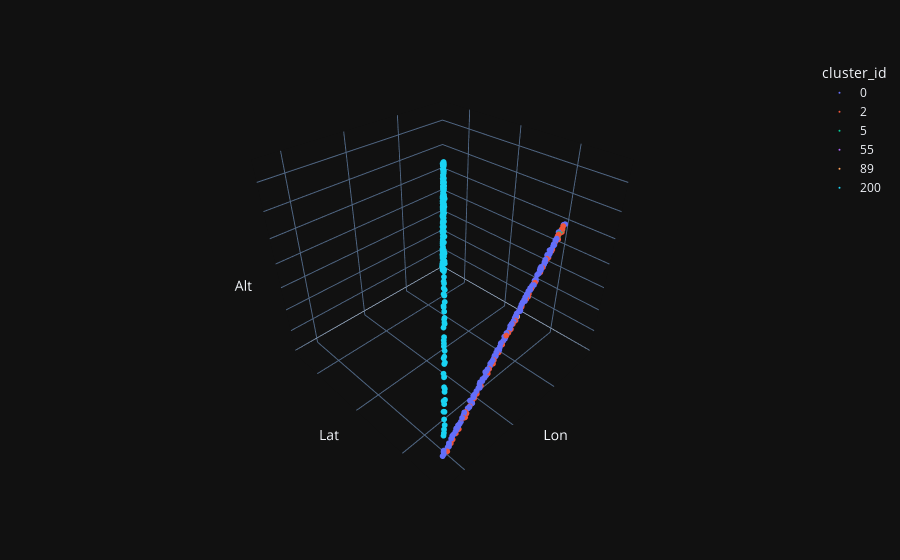

The cell this chart's notebook holds for it:
### Code cell
fig = px.scatter_3d(plots, x='Lon', y='Lat', z='Alt', color='cluster_id', hover_name='TimeStamp', template='plotly_dark')
fig = fig.update_traces(marker={'size': 2}).update_scenes(xaxis_showticklabels=False, yaxis_showticklabels=False, zaxis_showticklabels=False)
fig.show()

### Figure 1 — Plotly figure (JSON) as saved in the notebook; plotly's stock layout.template omitted (floating-point values rounded to 4 significant figures; data arrays with more than 128 entries replaced by an {"elided": "..."} marker saying what was removed)
{"data": [{"hovertemplate": "<b>%{hovertext}</b><br><br>cluster_id=0<br>Lon=%{x}<br>Lat=%{y}<br>Alt=%{z}<extra></extra>", "hovertext": {"elided": "134 str values"}, "legendgroup": "0", "marker": {"color": "#636efa", "size": 2, "symbol": "circle"}, "mode": "markers", "name": "0", "scene": "scene", "showlegend": true, "type": "scatter3d", "x": {"elided": "134 float values"}, "y": {"elided": "134 float values"}, "z": {"elided": "134 float values"}}, {"hovertemplate": "<b>%{hovertext}</b><br><br>cluster_id=2<br>Lon=%{x}<br>Lat=%{y}<br>Alt=%{z}<extra></extra>", "hovertext": ["21/12/2022 16:38:31", "21/12/2022 16:38:41", "21/12/2022 16:38:51", "21/12/2022 16:39:21", "21/12/2022 16:39:41", "21/12/2022 16:40:01", "21/12/2022 16:40:11", "21/12/2022 16:40:51", "21/12/2022 16:41:31", "21/12/2022 16:42:21", "21/12/2022 16:42:41", "21/12/2022 16:43:41", "21/12/2022 16:44:01", "21/12/2022 16:45:41", "21/12/2022 16:46:21", "21/12/2022 16:47:11", "21/12/2022 16:47:51", "21/12/2022 16:48:51", "21/12/2022 16:49:31", "21/12/2022 16:49:51", "21/12/2022 16:50:21", "21/12/2022 16:51:11", "21/12/2022 16:51:21", "21/12/2022 16:51:31", "21/12/2022 16:52:41", "21/12/2022 16:53:41", "21/12/2022 16:54:11", "21/12/2022 16:54:41", "21/12/2022 16:55:31", "21/12/2022 16:55:51", "21/12/2022 16:56:51", "21/12/2022 16:57:11", "21/12/2022 16:58:01", "21/12/2022 16:58:21", "21/12/2022 16:58:31", "21/12/2022 16:59:11", "21/12/2022 16:59:41", "21/12/2022 16:59:51", "21/12/2022 17:00:21", "21/12/2022 17:00:51", "21/12/2022 17:01:11", "21/12/2022 17:02:41", "21/12/2022 17:03:21", "21/12/2022 17:03:41", "21/12/2022 17:04:01", "21/12/2022 17:04:21", "21/12/2022 17:04:41", "21/12/2022 17:04:51", "21/12/2022 17:05:21", "21/12/2022 17:06:01", "21/12/2022 17:06:11", "21/12/2022 17:06:41", "21/12/2022 17:06:51", "21/12/2022 17:07:01", "21/12/2022 17:08:21", "21/12/2022 17:08:51", "21/12/2022 17:09:31", "21/12/2022 17:10:01", "21/12/2022 17:11:01"], "legendgroup": "2", "marker": {"color": "#EF553B", "size": 2, "symbol": "circle"}, "mode": "markers", "name": "2", "scene": "scene", "showlegend": true, "type": "scatter3d", "x": [0.5934, 0.5934, 0.5934, 0.5934, 0.5934, 0.5934, 0.5934, 0.5934, 0.5934, 0.5935, 0.5935, 0.5935, 0.5935, 0.5935, 0.5935, 0.5935, 0.5935, 0.5935, 0.5935, 0.5935, 0.5935, 0.5935, 0.5935, 0.5935, 0.5936, 0.5936, 0.5936, 0.5936, 0.5936, 0.5936, 0.5936, 0.5936, 0.5936, 0.5936, 0.5936, 0.5936, 0.5936, 0.5936, 0.5936, 0.5936, 0.5936, 0.5936, 0.5937, 0.5937, 0.5937, 0.5937, 0.5937, 0.5937, 0.5937, 0.5937, 0.5937, 0.5937, 0.5937, 0.5937, 0.5937, 0.5937, 0.5937, 0.5937, 0.5937], "y": [0.5585, 0.5585, 0.5585, 0.5585, 0.5585, 0.5585, 0.5585, 0.5585, 0.5585, 0.5585, 0.5585, 0.5586, 0.5586, 0.5586, 0.5586, 0.5586, 0.5586, 0.5586, 0.5586, 0.5586, 0.5586, 0.5586, 0.5586, 0.5586, 0.5586, 0.5587, 0.5587, 0.5587, 0.5587, 0.5587, 0.5587, 0.5587, 0.5587, 0.5587, 0.5587, 0.5587, 0.5587, 0.5587, 0.5587, 0.5587, 0.5587, 0.5587, 0.5587, 0.5587, 0.5587, 0.5588, 0.5588, 0.5588, 0.5588, 0.5588, 0.5588, 0.5588, 0.5588, 0.5588, 0.5588, 0.5588, 0.5588, 0.5588, 0.5588], "z": [990, 973.6, 973.2, 954.8, 955.2, 944.8, 944, 926.8, 908.4, 882.4, 873.6, 850.4, 855.2, 818.4, 799.6, 769.2, 761.6, 736.4, 713.2, 701.6, 699.6, 676.4, 672.8, 666, 633.6, 623.6, 614.8, 588.8, 582, 575.2, 550.4, 543.2, 508, 509.2, 495.6, 489.6, 470, 476.8, 461.2, 437.2, 446, 393.2, 383.2, 368, 373.6, 357.2, 348, 341.6, 333.6, 322.4, 311.6, 296.4, 301.6, 303.2, 266, 247.6, 235.2, 216, 194.8]}, {"hovertemplate": "<b>%{hovertext}</b><br><br>cluster_id=5<br>Lon=%{x}<br>Lat=%{y}<br>Alt=%{z}<extra></extra>", "hovertext": ["21/12/2022 16:39:01", "21/12/2022 16:39:11", "21/12/2022 16:39:51", "21/12/2022 16:40:21", "21/12/2022 16:40:31"], "legendgroup": "5", "marker": {"color": "#00cc96", "size": 2, "symbol": "circle"}, "mode": "markers", "name": "5", "scene": "scene", "showlegend": true, "type": "scatter3d", "x": [0.5934, 0.5934, 0.5934, 0.5934, 0.5934], "y": [0.5585, 0.5585, 0.5585, 0.5585, 0.5585], "z": [965.6, 967.2, 958.4, 940, 924]}, {"hovertemplate": "<b>%{hovertext}</b><br><br>cluster_id=55<br>Lon=%{x}<br>Lat=%{y}<br>Alt=%{z}<extra></extra>", "hovertext": ["21/12/2022 16:47:21"], "legendgroup": "55", "marker": {"color": "#ab63fa", "size": 2, "symbol": "circle"}, "mode": "markers", "name": "55", "scene": "scene", "showlegend": true, "type": "scatter3d", "x": [0.5935], "y": [0.5586], "z": [760]}, {"hovertemplate": "<b>%{hovertext}</b><br><br>cluster_id=89<br>Lon=%{x}<br>Lat=%{y}<br>Alt=%{z}<extra></extra>", "hovertext": ["21/12/2022 16:53:01"], "legendgroup": "89", "marker": {"color": "#FFA15A", "size": 2, "symbol": "circle"}, "mode": "markers", "name": "89", "scene": "scene", "showlegend": true, "type": "scatter3d", "x": [0.5936], "y": [0.5586], "z": [633.2]}, {"hovertemplate": "<b>%{hovertext}</b><br><br>cluster_id=200<br>Lon=%{x}<br>Lat=%{y}<br>Alt=%{z}<extra></extra>", "hovertext": {"elided": "192 str values"}, "legendgroup": "200", "marker": {"color": "#19d3f3", "size": 2, "symbol": "circle"}, "mode": "markers", "name": "200", "scene": "scene", "showlegend": true, "type": "scatter3d", "x": {"elided": "192 float values"}, "y": {"elided": "192 float values"}, "z": {"elided": "192 float values"}}], "layout": {"legend": {"title": {"text": "cluster_id"}, "tracegroupgap": 0}, "margin": {"t": 60}, "scene": {"domain": {"x": [0, 1], "y": [0, 1]}, "xaxis": {"showticklabels": false, "title": {"text": "Lon"}}, "yaxis": {"showticklabels": false, "title": {"text": "Lat"}}, "zaxis": {"showticklabels": false, "title": {"text": "Alt"}}}}}
